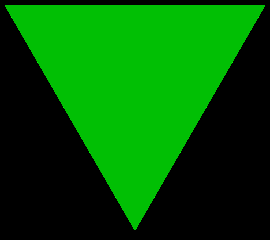
%> input picture PR Assignment-3/shape-dataset/i1.jpg, 270 x 240 px
$ octave exm3.m   (GNU Octave 9; MATLAB toolbox functions it lacks are replaced by stand-ins)
%> lines starting %> are read from the running program, lines starting %| are printed output that depends on the picture
i;
i1=imread('C:\Users\PRANJALI\Desktop\PR Assignment\PR Assignment-3\shape-dataset\i1.jpg');%2
%> i1 is the input picture: size 240x270x3 uint8; mean R, G, B 0.5, 87.2, 1.8
i2=imread('C:\Users\PRANJALI\Desktop\PR Assignment\PR Assignment-3\shape-dataset\i2.jpg');
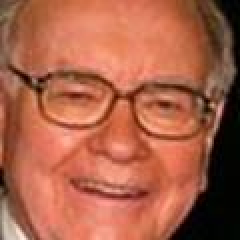
%> input picture PR Assignment-3/faceclass-dataset/i2.jpg, 120 x 120 px (shown 2 times larger)
%> i2 is the input picture: size 120x120x3 uint8; mean R, G, B 169, 96.5, 72.1
i3=imread('C:\Users\PRANJALI\Desktop\PR Assignment\PR Assignment-3\shape-dataset\i3.jpg');
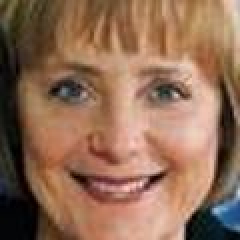
%> input picture PR Assignment-3/faceclass-dataset/i3.jpg, 120 x 120 px (shown 2 times larger)
%> i3 is the input picture: size 120x120x3 uint8; mean R, G, B 144.3, 107.9, 85.1
i4=imread('C:\Users\PRANJALI\Desktop\PR Assignment\PR Assignment-3\shape-dataset\i4.jpg');
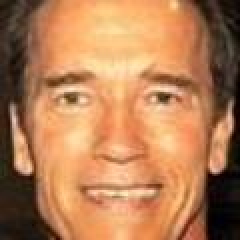
%> input picture PR Assignment-3/faceclass-dataset/i4.jpg, 120 x 120 px (shown 2 times larger)
%> i4 is the input picture: size 120x120x3 uint8; mean R, G, B 179.8, 125.1, 84.6
i5=imread('C:\Users\PRANJALI\Desktop\PR Assignment\PR Assignment-3\shape-dataset\i5.jpg');
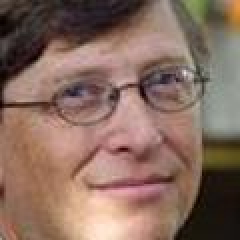
%> input picture PR Assignment-3/faceclass-dataset/i5.jpg, 120 x 120 px (shown 2 times larger)
%> i5 is the input picture: size 120x120x3 uint8; mean R, G, B 135.9, 107.8, 95.3
i6=imread('C:\Users\PRANJALI\Desktop\PR Assignment\PR Assignment-3\shape-dataset\i6.jpg');
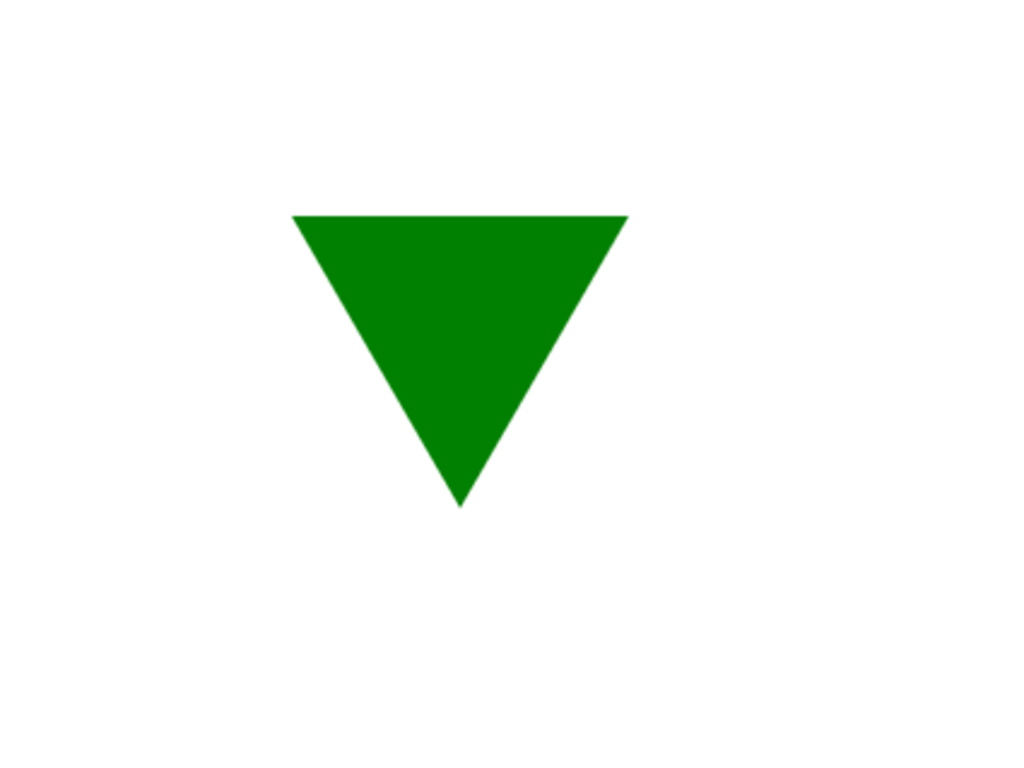
%> input picture PR Assignment-3/shape-dataset/i6.jpg, 1024 x 768 px
%> i6 is the input picture: size 768x1024x3 uint8; mean R, G, B 239, 247, 239
%> (the run ends here)
